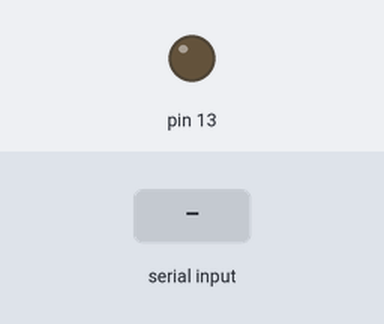
The sketch below on a simulated Arduino Uno, built with avr-gcc and run on an emulated ATmega328P. On the bench: output pins drawn as LEDs (lit = HIGH). The test bench sets the inputs (shaded band).

Above: at 1.2 s.
1.3 s: "1" received over the second serial link
At 2.2 s:
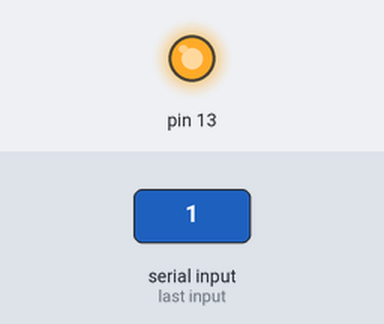
2.8 s: "2" received over the second serial link
At 3.3 s:
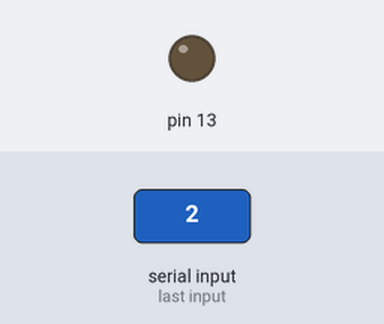
Timing chart, 0 to 5.8 s (numbered marks = the images above; inputs shaded):
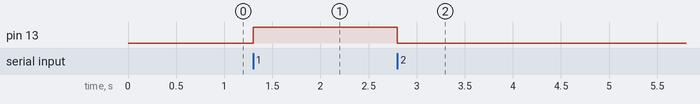

The sketch:

sensor_bluethoot.ino
```cpp
#include <SoftwareSerial.h>
SoftwareSerial MinhaSerial(2,3); //Define os pinos para a serial (RX,TX)
void setup() {
pinMode(13,OUTPUT);
MinhaSerial.begin(9600); // inicialização da porta serial para o modulo
}
void loop() {
if (MinhaSerial.read()=='1'){
digitalWrite(13,1);
}
if (MinhaSerial.read()=='2') {
digitalWrite(13,0);
}
}
```

Measured:
- after the input at 1.3 s, pin 13: LOW → HIGH at once
- after the input at 2.8 s, pin 13: HIGH → LOW at once
